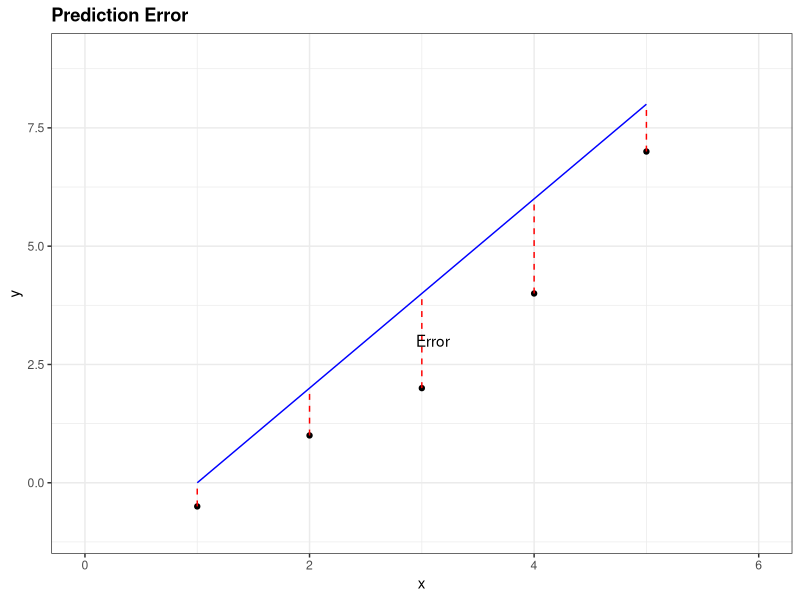
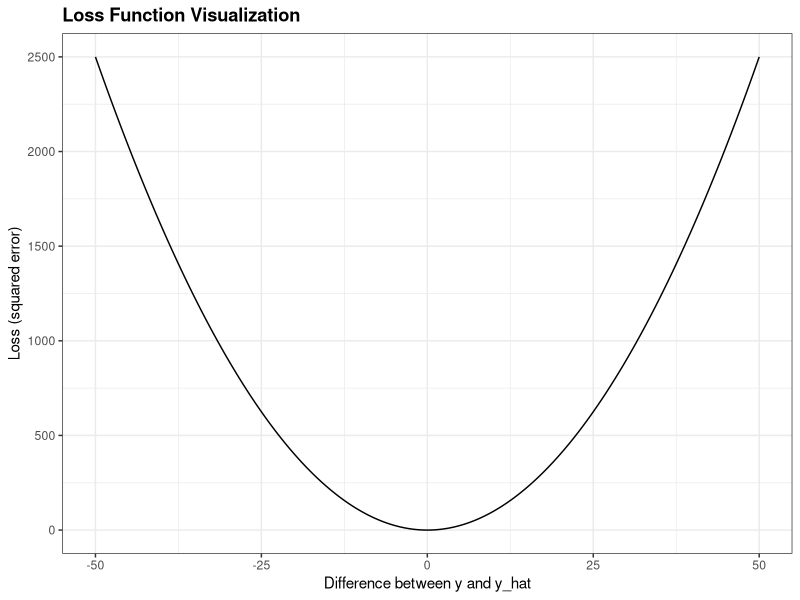

Source code (R) for these figures, in order:
## ---- chunk 1
set.seed(1)
library(tidyverse)
library(dslabs)
library(caret)
ds_theme_set()
## ---- chunk 2
# Create sample labeled data
data <- data.frame(x = c(1, 2, 3, 4, 5), y = c(-0.5, 1, 2, 4, 7))

# Add predictions
data$y_hat <- c(0, 2, 4, 6, 8)

# Plot the data
ggplot(data, aes(x = x, y = y)) +
  geom_point() +
  xlim(0, 6) +
  ylim(-1, 9) +
  geom_line(aes(y = y_hat), color = 'blue') +
  geom_segment(aes(x = x, xend = x, y = y, yend = y_hat), color = 'red', linetype = 'dashed') +
  annotate("text", x = 3.1, y = 3, label = "Error") +
  ggtitle("Prediction Error")
## ---- chunk 3
# Define the loss function (mean squared error)
loss <- function(y, y_hat) {
  # Calculate distances
  distances <- y - y_hat
  
  # Calculate squared distances
  squared_distances <- distances^2
  
  # Return mean squared error
  mean(squared_distances)
}

# Example usage
y <- c(-0.5, 1, 2, 4, 7)
y_hat <- c(0, 2, 4, 6, 8)
loss(y, y_hat)
## ---- chunk 4
# Load necessary library
library(ggplot2)

# Generate data
x <- seq(-50, 50, 0.05)
y <- x^2

# Create the plot
ggplot(data = data.frame(x, y), aes(x = x, y = y)) +
  geom_line() +
  labs(
    x = "Difference between y and y_hat",
    y = "Loss (squared error)",
    title = "Loss Function Visualization"
  )
## ---- chunk 5
# Define the quadratic function
f <- function(x) { x^2 + 3*x + 2 }

# Define the gradient (derivative) of the function
f_prime <- function(x) { 2*x + 3 }

# Gradient Descent algorithm
gradient_descent <- function(f_prime, initial_x, learning_rate, n_iterations) {
  x <- initial_x
  for (i in 1:n_iterations) {
    x <- x - learning_rate * f_prime(x)
  }
  return(x)
}

# Parameters
initial_x <- 0
learning_rate <- 0.1
n_iterations <- 100

# Run Gradient Descent
optimal_x <- gradient_descent(f_prime, initial_x, learning_rate, n_iterations)
optimal_x
